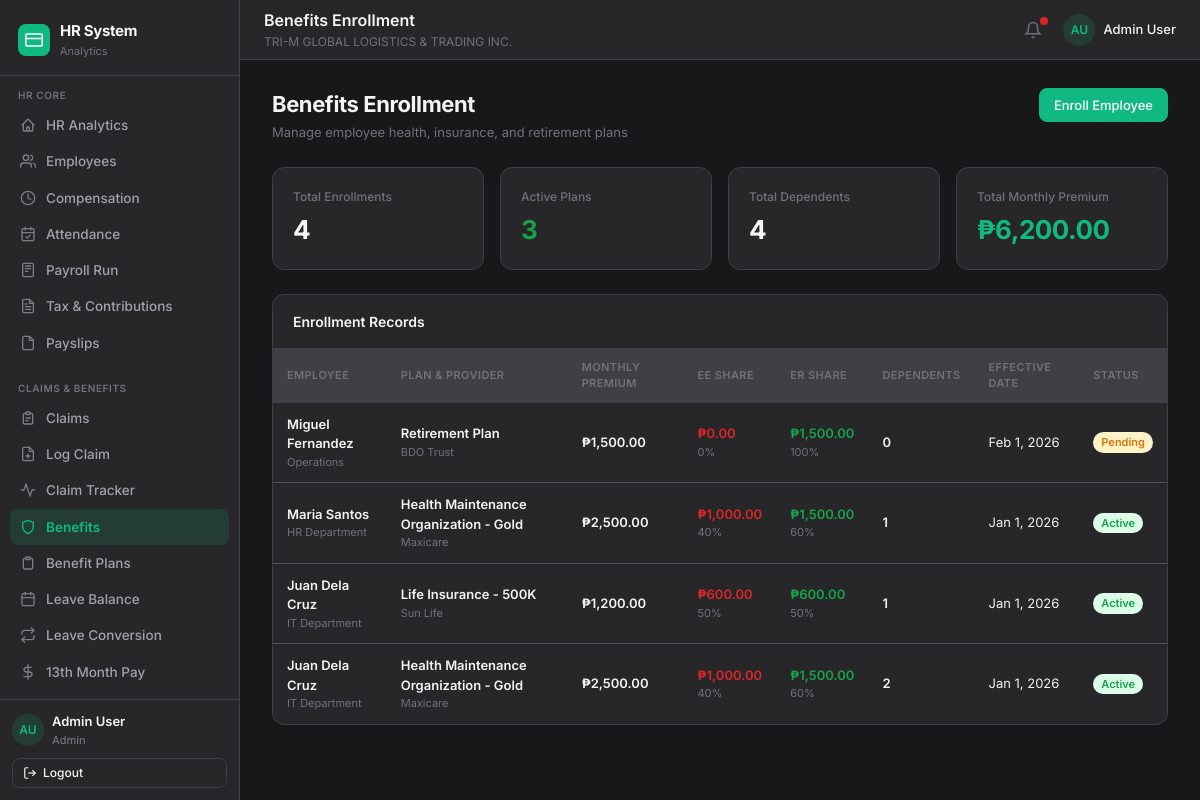
Screenshot of /pages/my_benefits.php (signed in) with the database file from the repository.
### tables this page shows
CREATE TABLE IF NOT EXISTS benefit_enrollments (
  id              INT AUTO_INCREMENT PRIMARY KEY,
  employee_id     VARCHAR(20)   NOT NULL,
  employee_name   VARCHAR(200)  NOT NULL,
  plan_id         INT           NOT NULL,
  plan_name       VARCHAR(200)  NOT NULL,
  provider        VARCHAR(100)  NOT NULL,
  monthly_premium DECIMAL(12,2) NOT NULL DEFAULT 0,
  employer_share  INT           NOT NULL DEFAULT 0,
  employee_share  INT           NOT NULL DEFAULT 0,
  dependents      INT           NOT NULL DEFAULT 0,
  effective_date  DATE          NOT NULL,
  status          ENUM('Active','Pending','Cancelled') NOT NULL DEFAULT 'Active',
  created_at      DATETIME      NOT NULL DEFAULT CURRENT_TIMESTAMP,
  FOREIGN KEY (employee_id) REFERENCES employees(id) ON DELETE CASCADE,
  FOREIGN KEY (plan_id)     REFERENCES benefit_plans(id) ON DELETE CASCADE
);

CREATE TABLE IF NOT EXISTS employees (
  id                VARCHAR(20)  PRIMARY KEY,
  code              VARCHAR(30)  NOT NULL UNIQUE,
  first_name        VARCHAR(100) NOT NULL,
  middle_name       VARCHAR(100) DEFAULT NULL,
  last_name         VARCHAR(100) NOT NULL,
  suffix            VARCHAR(20)  DEFAULT NULL,
  email             VARCHAR(255) DEFAULT NULL,
  mobile            VARCHAR(20)  DEFAULT NULL,
  birth_date        DATE         DEFAULT NULL,
  gender            ENUM('Male','Female','Other') DEFAULT NULL,
  department        VARCHAR(100) NOT NULL,
  position          VARCHAR(100) NOT NULL,
  employment_type   ENUM('Regular','Probationary','Contractual') NOT NULL DEFAULT 'Regular',
  hire_date         DATE         NOT NULL,
  basic_salary      DECIMAL(12,2) NOT NULL DEFAULT 0,
  status            ENUM('Active','On Leave','Resigned','Terminated') NOT NULL DEFAULT 'Active',
   
  sss               VARCHAR(30)  DEFAULT NULL,
  philhealth        VARCHAR(30)  DEFAULT NULL,
  pagibig           VARCHAR(30)  DEFAULT NULL,
  tin               VARCHAR(30)  DEFAULT NULL,
   
  ewallet_provider  VARCHAR(30)  DEFAULT NULL,
  ewallet_account   VARCHAR(50)  DEFAULT NULL,
  ewallet_name      VARCHAR(100) DEFAULT NULL,
  ewallet_primary   TINYINT(1)   NOT NULL DEFAULT 1,
  created_at        DATETIME     NOT NULL DEFAULT CURRENT_TIMESTAMP,
  updated_at        DATETIME     NOT NULL DEFAULT CURRENT_TIMESTAMP ON UPDATE CURRENT_TIMESTAMP
);

CREATE TABLE IF NOT EXISTS benefit_plans (
  id              INT AUTO_INCREMENT PRIMARY KEY,
  plan_code       VARCHAR(30)   NOT NULL UNIQUE,
  plan_name       VARCHAR(200)  NOT NULL,
  plan_type       VARCHAR(50)   NOT NULL,
  provider        VARCHAR(100)  NOT NULL,
  monthly_premium DECIMAL(12,2) NOT NULL DEFAULT 0,
  employer_share  INT           NOT NULL DEFAULT 0,
  employee_share  INT           NOT NULL DEFAULT 0,
  description     TEXT          DEFAULT NULL,
  is_active       TINYINT(1)    NOT NULL DEFAULT 1
);

### includes/config.php (called while the page is built, shortened)
<?php
function formatCurrency(float $amount): string {
    return '₱' . number_format($amount, 2);
}
function formatDate(?string $date): string {
    $ts = strtotime($date);
    return $ts ? date('M j, Y', $ts) : '';
}
function getStatusBadgeClass(string $status): string {
    return match($status) {
        'Active', 'Paid', 'Approved', 'Released'                         => 'badge-success',
        'Pending', 'Processing', 'AI Review', 'Pending Approval','On Leave','Draft' => 'badge-warning',
        'Enrolled'                                                         => 'badge-info',
        'Regular'                                                          => 'badge-muted',
        'Rejected', 'Resigned', 'Terminated', 'Cancelled'                => 'badge-danger',
        default                                                            => 'badge-muted',
    };
}

### pages/my_benefits.php (the view, shortened to what this page needs)
<?php
require_once __DIR__ . '/../includes/config.php';
$pdo = getDB();
$tot = $pdo->query("SELECT COUNT(*) FROM benefit_enrollments")->fetchColumn();
$act = $pdo->query("SELECT COUNT(*) FROM benefit_enrollments WHERE status='Active'")->fetchColumn();
$deps = $pdo->query("SELECT SUM(dependents) FROM benefit_enrollments WHERE status='Active'")->fetchColumn() ?: 0;
$prem = $pdo->query("
    SELECT SUM(p.monthly_premium)
    FROM benefit_enrollments e
    JOIN benefit_plans p ON e.plan_id = p.id
    WHERE e.status='Active'
")->fetchColumn() ?: 0;
$query = "
    SELECT e.*, emp.first_name, emp.last_name, emp.department, emp.code, p.plan_name, p.provider, p.monthly_premium, p.employer_share
    FROM benefit_enrollments e
    JOIN employees emp ON e.employee_id = emp.id
    JOIN benefit_plans p ON e.plan_id = p.id
    WHERE 1=1
";
$params = [];
$query .= " ORDER BY e.id DESC";
$stmtEnr = $pdo->prepare($query);
$stmtEnr->execute($params);
$enrollments = $stmtEnr->fetchAll();
include __DIR__ . '/../includes/header.php';
include __DIR__ . '/../includes/sidebar.php';
?>
<div class="app-main">
  <?php include __DIR__ . '/../includes/topbar.php'; ?>
  <div class="page-content">
    <div class="page-header">
      <div>
        <h1>Benefits Enrollment</h1>
        <p>Manage employee health, insurance, and retirement plans</p>
      </div>
      <button class="btn btn-primary" onclick="openModal('modalEnroll')">Enroll Employee</button>
    </div>
    <div class="stats-grid">
      <div class="stat-card">
        <div class="stat-label">Total Enrollments</div>
        <div class="stat-value"><?= $tot ?></div>
      </div>
      <div class="stat-card">
        <div class="stat-label">Active Plans</div>
        <div class="stat-value text-main" style="color:var(--success)"><?= $act ?></div>
      </div>
      <div class="stat-card">
        <div class="stat-label">Total Dependents</div>
        <div class="stat-value text-main"><?= $deps ?></div>
      </div>
      <div class="stat-card">
        <div class="stat-label">Total Monthly Premium</div>
        <div class="stat-value" style="color:var(--primary)"><?= formatCurrency($prem) ?></div>
      </div>
    </div>
    <div class="card">
        <div class="card-header"><h3>Enrollment Records</h3></div>
        <div class="table-wrap">
            <table>
                <thead>
                    <tr>
                        <th>Employee</th>
                        <th>Plan & Provider</th>
                        <th>Monthly Premium</th>
                        <th>EE Share</th>
                        <th>ER Share</th>
                        <th>Dependents</th>
                        <th>Effective Date</th>
                        <th>Status</th>
                    </tr>
                </thead>
                <tbody>
                    <?php foreach($enrollments as $e):
                        $erAmt = $e['monthly_premium'] * ($e['employer_share']/100);
                        $eeAmt = $e['monthly_premium'] - $erAmt;
                        $eePct = 100 - $e['employer_share'];
                    ?>
                    <tr>
                        <td>
                            <div class="font-semibold text-main"><?= htmlspecialchars($e['first_name'].' '.$e['last_name']) ?></div>
                            <div class="text-muted" style="font-size:11px;"><?= htmlspecialchars($e['department']) ?></div>
                        </td>
                        <td>
                            <div class="font-semibold"><?= htmlspecialchars($e['plan_name']) ?></div>
                            <div class="text-muted" style="font-size:11px;"><?= htmlspecialchars($e['provider']) ?></div>
                        </td>
                        <td class="font-semibold text-main"><?= formatCurrency($e['monthly_premium']) ?></td>
                        <td>
                            <div style="color:var(--danger);font-weight:600;"><?= formatCurrency($eeAmt) ?></div>
                            <div class="text-muted" style="font-size:11px;"><?= $eePct ?>%</div>
                        </td>
                        <td>
                            <div style="color:var(--success);font-weight:600;"><?= formatCurrency($erAmt) ?></div>
                            <div class="text-muted" style="font-size:11px;"><?= $e['employer_share'] ?>%</div>
                        </td>
                        <td class="font-semibold text-center"><?= $e['dependents'] ?></td>
                        <td><?= formatDate($e['effective_date']) ?></td>
                        <td><span class="badge <?= getStatusBadgeClass($e['status']) ?>"><?= htmlspecialchars($e['status']) ?></span></td>
                    </tr>
                    <?php endforeach; ?>
                </tbody>
            </table>
        </div>
    </div>
  </div>
</div>
<?php include __DIR__ . '/../includes/footer.php'; ?>

### assets/css/style.css (style rules this page uses)
:root { --primary: #10b981; --primary-light: rgba(16, 185, 129, 0.15); --primary-dark: #059669; --bg: #18181b; --surface: #27272a; --surface-alt: #3f3f46; --border: #3f3f46; --border-light: #52525b; --text: #a1a1aa; --text-main: #f4f4f5; --text-muted: #71717a; --text-inv: #18181b; --success: #16a34a; --success-bg: #dcfce7; --warning: #d97706; --warning-bg: #fef3c7; --danger: #dc2626; --danger-bg: #fee2e2; --info: #0284c7; --info-bg: #e0f2fe; --sidebar-w: 240px; --header-h: 60px; --radius: 8px; --radius-lg: 12px; --shadow-sm: 0 1px 3px rgba(0,0,0,.06), 0 1px 2px rgba(0,0,0,.04); --shadow: 0 4px 12px rgba(0,0,0,.08); --shadow-lg: 0 8px 24px rgba(0,0,0,.12); --transition: all .2s ease; --font: 'Inter', system-ui, sans-serif; font-family: var(--font); font-size: 14px; line-height: 1.5; color: var(--text); background: var(--bg); -webkit-font-smoothing: antialiased; }
*, *::before, *::after { box-sizing: border-box; margin: 0; padding: 0; }
body { min-height: 100vh; }
button { cursor: pointer; font-family: inherit; }
.app-main { flex: 1; display: flex; flex-direction: column; min-width: 0; margin-left: var(--sidebar-w); transition: margin-left .25s ease; }
.page-content { padding: 28px 32px; flex: 1; }
.page-header { display: flex; align-items: flex-start; justify-content: space-between; margin-bottom: 24px; gap: 16px; }
.page-header h1 { font-size: 22px; font-weight: 700; color: var(--text-main); letter-spacing: -.4px; }
.page-header p { font-size: 13px; color: var(--text-muted); margin-top: 2px; }
.stats-grid { display: grid; grid-template-columns: repeat(auto-fill, minmax(180px, 1fr)); gap: 16px; margin-bottom: 24px; }
.stat-card { background: var(--surface); border: 1px solid var(--border); border-radius: var(--radius-lg); padding: 20px; display: flex; flex-direction: column; gap: 4px; transition: var(--transition); }
.stat-label { font-size: 12px; color: var(--text-muted); font-weight: 500; }
.stat-value { font-size: 26px; font-weight: 700; color: var(--text-main); letter-spacing: -.5px; }
.card { background: var(--surface); border: 1px solid var(--border); border-radius: var(--radius-lg); overflow: hidden; }
.card-header { display: flex; align-items: center; justify-content: space-between; padding: 16px 20px; border-bottom: 1px solid var(--border); }
.card-header h2, .card-header h3 { font-size: 14px; font-weight: 600; color: var(--text-main); }
.table-wrap { overflow-x: auto; }
table { width: 100%; border-collapse: collapse; font-size: 13px; }
thead th { text-align: left; padding: 10px 14px; font-size: 11px; font-weight: 600; color: var(--text-muted); text-transform: uppercase; letter-spacing: .4px; border-bottom: 1px solid var(--border); background: var(--surface-alt); }
tbody tr { border-bottom: 1px solid var(--border-light); }
tbody tr:last-child { border-bottom: none; }
tbody td { padding: 12px 14px; color: var(--text-main); vertical-align: middle; }
.btn { display: inline-flex; align-items: center; gap: 6px; padding: 8px 14px; font-size: 13px; font-weight: 500; border-radius: var(--radius); border: 1px solid transparent; transition: var(--transition); cursor: pointer; white-space: nowrap; }
.btn-primary { background: var(--primary); color: #fff; border-color: var(--primary); }
.badge { display: inline-flex; align-items: center; padding: 2px 8px; font-size: 11px; font-weight: 600; border-radius: 20px; white-space: nowrap; }
.badge-success { background: var(--success-bg); color: var(--success); }
.badge-warning { background: var(--warning-bg); color: var(--warning); }
.text-muted { color: var(--text-muted); font-size: 12px; }
.text-main { color: var(--text-main); }
.font-semibold { font-weight: 600; }

### rows the page displays
benefit_enrollments: employee.last_name "Miguel Fernandez", employee.department "Operations", plan.plan_name "Retirement Plan", plan.provider "BDO Trust", plan.monthly_premium "₱1,500.00", plan.employer_share "₱0.00", plan.employer_share "0", plan.employer_share "₱1,500.00", plan.employer_share "100", dependents "0", effective_date "Feb 1, 2026", status "Pending"
benefit_enrollments: employee.last_name "Maria Santos", employee.department "HR Department", plan.plan_name "Health Maintenance Organization - Gold", plan.provider "Maxicare", plan.monthly_premium "₱2,500.00", plan.employer_share "₱1,000.00", plan.employer_share "40", plan.employer_share "₱1,500.00", plan.employer_share "60", dependents "1", effective_date "Jan 1, 2026", status "Active"
benefit_enrollments: employee.last_name "Juan Dela Cruz", employee.department "IT Department", plan.plan_name "Life Insurance - 500K", plan.provider "Sun Life", plan.monthly_premium "₱1,200.00", plan.employer_share "₱600.00", plan.employer_share "50", dependents "1", effective_date "Jan 1, 2026", status "Active"
benefit_enrollments: employee.last_name "Juan Dela Cruz", employee.department "IT Department", plan.plan_name "Health Maintenance Organization - Gold", plan.provider "Maxicare", plan.monthly_premium "₱2,500.00", plan.employer_share "₱1,000.00", plan.employer_share "40", plan.employer_share "₱1,500.00", plan.employer_share "60", dependents "2", effective_date "Jan 1, 2026", status "Active"

### other values shown
$section "HR CORE"
$item['label'] "HR Analytics"
$item['label'] "Employees"
$item['label'] "Compensation"
$item['label'] "Attendance"
$item['label'] "Payroll Run"
$item['label'] "Tax & Contributions"
$item['label'] "Payslips"
$section "CLAIMS & BENEFITS"
$item['label'] "Claims"
$item['label'] "Log Claim"
$item['label'] "Claim Tracker"
$item['label'] "Benefits"
$item['label'] "Benefit Plans"
$item['label'] "Leave Balance"
